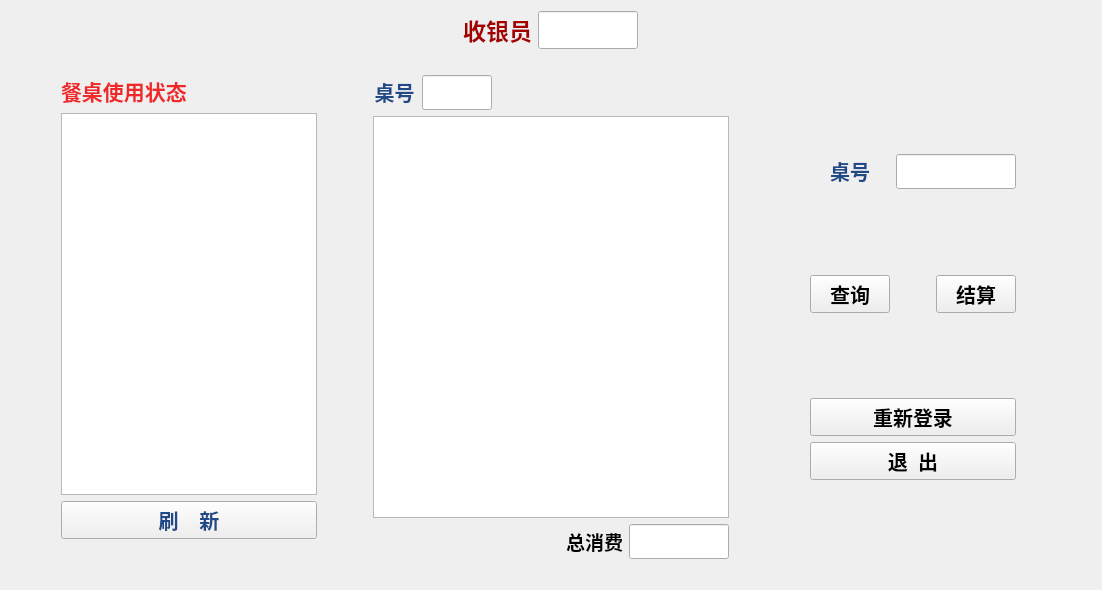
<?xml version="1.0" encoding="UTF-8"?>
<ui version="4.0">
 <class>childdorm</class>
 <widget class="QWidget" name="childdorm">
  <property name="geometry">
   <rect>
    <x>0</x>
    <y>0</y>
    <width>1102</width>
    <height>590</height>
   </rect>
  </property>
  <property name="maximumSize">
   <size>
    <width>1300</width>
    <height>700</height>
   </size>
  </property>
  <property name="windowTitle">
   <string>Form</string>
  </property>
  <layout class="QGridLayout" name="gridLayout_2">
   <item row="0" column="0">
    <layout class="QHBoxLayout" name="horizontalLayout_8">
     <item>
      <spacer name="horizontalSpacer_11">
       <property name="orientation">
        <enum>Qt::Horizontal</enum>
       </property>
       <property name="sizeHint" stdset="0">
        <size>
         <width>40</width>
         <height>20</height>
        </size>
       </property>
      </spacer>
     </item>
     <item>
      <spacer name="horizontalSpacer_9">
       <property name="orientation">
        <enum>Qt::Horizontal</enum>
       </property>
       <property name="sizeHint" stdset="0">
        <size>
         <width>40</width>
         <height>20</height>
        </size>
       </property>
      </spacer>
     </item>
     <item>
      <spacer name="horizontalSpacer_7">
       <property name="orientation">
        <enum>Qt::Horizontal</enum>
       </property>
       <property name="sizeHint" stdset="0">
        <size>
         <width>40</width>
         <height>20</height>
        </size>
       </property>
      </spacer>
     </item>
     <item>
      <layout class="QHBoxLayout" name="horizontalLayout">
       <item>
        <widget class="QLabel" name="label_4">
         <property name="font">
          <font>
           <family>AR PL UKai CN</family>
           <pointsize>17</pointsize>
           <weight>75</weight>
           <bold>true</bold>
          </font>
         </property>
         <property name="text">
          <string>&lt;html&gt;&lt;head/&gt;&lt;body&gt;&lt;p&gt;&lt;span style=&quot; color:#a40000;&quot;&gt;收银员&lt;/span&gt;&lt;/p&gt;&lt;/body&gt;&lt;/html&gt;</string>
         </property>
        </widget>
       </item>
       <item>
        <widget class="QLineEdit" name="lineEdit_4">
         <property name="maximumSize">
          <size>
           <width>100</width>
           <height>16777215</height>
          </size>
         </property>
         <property name="font">
          <font>
           <family>AR PL UKai HK</family>
           <pointsize>16</pointsize>
           <weight>75</weight>
           <bold>true</bold>
          </font>
         </property>
         <property name="styleSheet">
          <string notr="true">color: rgb(32, 74, 135);</string>
         </property>
         <property name="readOnly">
          <bool>true</bool>
         </property>
        </widget>
       </item>
      </layout>
     </item>
     <item>
      <spacer name="horizontalSpacer_8">
       <property name="orientation">
        <enum>Qt::Horizontal</enum>
       </property>
       <property name="sizeHint" stdset="0">
        <size>
         <width>40</width>
         <height>20</height>
        </size>
       </property>
      </spacer>
     </item>
     <item>
      <spacer name="horizontalSpacer_10">
       <property name="orientation">
        <enum>Qt::Horizontal</enum>
       </property>
       <property name="sizeHint" stdset="0">
        <size>
         <width>40</width>
         <height>20</height>
        </size>
       </property>
      </spacer>
     </item>
     <item>
      <spacer name="horizontalSpacer_12">
       <property name="orientation">
        <enum>Qt::Horizontal</enum>
       </property>
       <property name="sizeHint" stdset="0">
        <size>
         <width>40</width>
         <height>20</height>
        </size>
       </property>
      </spacer>
     </item>
    </layout>
   </item>
   <item row="2" column="0">
    <layout class="QHBoxLayout" name="horizontalLayout_9">
     <item>
      <layout class="QHBoxLayout" name="horizontalLayout_7">
       <item>
        <spacer name="horizontalSpacer_15">
         <property name="orientation">
          <enum>Qt::Horizontal</enum>
         </property>
         <property name="sizeHint" stdset="0">
          <size>
           <width>40</width>
           <height>20</height>
          </size>
         </property>
        </spacer>
       </item>
       <item>
        <layout class="QVBoxLayout" name="verticalLayout_4">
         <item>
          <widget class="QLabel" name="label_5">
           <property name="font">
            <font>
             <family>AR PL UKai CN</family>
             <pointsize>16</pointsize>
             <weight>75</weight>
             <bold>true</bold>
            </font>
           </property>
           <property name="text">
            <string>&lt;html&gt;&lt;head/&gt;&lt;body&gt;&lt;p&gt;&lt;span style=&quot; color:#ef2929;&quot;&gt;餐桌使用状态&lt;/span&gt;&lt;/p&gt;&lt;/body&gt;&lt;/html&gt;</string>
           </property>
          </widget>
         </item>
         <item>
          <widget class="QTableWidget" name="tableWidget_2">
           <property name="font">
            <font>
             <family>AR PL UKai CN</family>
             <pointsize>13</pointsize>
             <weight>75</weight>
             <bold>true</bold>
            </font>
           </property>
           <property name="styleSheet">
            <string notr="true"/>
           </property>
          </widget>
         </item>
         <item>
          <widget class="QPushButton" name="pushButton_5">
           <property name="font">
            <font>
             <family>AR PL UKai CN</family>
             <pointsize>15</pointsize>
             <weight>75</weight>
             <bold>true</bold>
            </font>
           </property>
           <property name="styleSheet">
            <string notr="true">color: rgb(32, 74, 135);</string>
           </property>
           <property name="text">
            <string>刷    新</string>
           </property>
          </widget>
         </item>
         <item>
          <spacer name="horizontalSpacer_17">
           <property name="orientation">
            <enum>Qt::Horizontal</enum>
           </property>
           <property name="sizeHint" stdset="0">
            <size>
             <width>40</width>
             <height>20</height>
            </size>
           </property>
          </spacer>
         </item>
        </layout>
       </item>
       <item>
        <spacer name="horizontalSpacer_14">
         <property name="orientation">
          <enum>Qt::Horizontal</enum>
         </property>
         <property name="sizeHint" stdset="0">
          <size>
           <width>40</width>
           <height>20</height>
          </size>
         </property>
        </spacer>
       </item>
      </layout>
     </item>
     <item>
      <layout class="QVBoxLayout" name="verticalLayout_3">
       <item>
        <layout class="QHBoxLayout" name="horizontalLayout_5">
         <item>
          <layout class="QHBoxLayout" name="horizontalLayout_2">
           <item>
            <widget class="QLabel" name="label">
             <property name="font">
              <font>
               <family>AR PL UKai CN</family>
               <pointsize>15</pointsize>
               <weight>75</weight>
               <bold>true</bold>
              </font>
             </property>
             <property name="text">
              <string>&lt;html&gt;&lt;head/&gt;&lt;body&gt;&lt;p align=&quot;center&quot;&gt;&lt;span style=&quot; color:#204a87;&quot;&gt;桌号&lt;/span&gt;&lt;/p&gt;&lt;/body&gt;&lt;/html&gt;</string>
             </property>
            </widget>
           </item>
           <item>
            <widget class="QLineEdit" name="lineEdit">
             <property name="maximumSize">
              <size>
               <width>70</width>
               <height>16777215</height>
              </size>
             </property>
             <property name="font">
              <font>
               <family>AR PL UKai CN</family>
               <pointsize>14</pointsize>
               <weight>75</weight>
               <bold>true</bold>
              </font>
             </property>
             <property name="styleSheet">
              <string notr="true">color: rgb(204, 0, 0);</string>
             </property>
             <property name="readOnly">
              <bool>true</bool>
             </property>
            </widget>
           </item>
          </layout>
         </item>
         <item>
          <spacer name="horizontalSpacer_13">
           <property name="orientation">
            <enum>Qt::Horizontal</enum>
           </property>
           <property name="sizeHint" stdset="0">
            <size>
             <width>40</width>
             <height>20</height>
            </size>
           </property>
          </spacer>
         </item>
         <item>
          <spacer name="horizontalSpacer_2">
           <property name="orientation">
            <enum>Qt::Horizontal</enum>
           </property>
           <property name="sizeHint" stdset="0">
            <size>
             <width>40</width>
             <height>20</height>
            </size>
           </property>
          </spacer>
         </item>
        </layout>
       </item>
       <item>
        <widget class="QTableWidget" name="tableWidget">
         <property name="font">
          <font>
           <family>AR PL UKai CN</family>
           <pointsize>13</pointsize>
           <weight>75</weight>
           <bold>true</bold>
          </font>
         </property>
        </widget>
       </item>
       <item>
        <layout class="QHBoxLayout" name="horizontalLayout_6">
         <item>
          <spacer name="horizontalSpacer_3">
           <property name="orientation">
            <enum>Qt::Horizontal</enum>
           </property>
           <property name="sizeHint" stdset="0">
            <size>
             <width>40</width>
             <height>20</height>
            </size>
           </property>
          </spacer>
         </item>
         <item>
          <widget class="QLabel" name="label_3">
           <property name="font">
            <font>
             <family>AR PL UKai CN</family>
             <pointsize>14</pointsize>
             <weight>75</weight>
             <bold>true</bold>
            </font>
           </property>
           <property name="text">
            <string>总消费</string>
           </property>
          </widget>
         </item>
         <item>
          <widget class="QLineEdit" name="lineEdit_3">
           <property name="maximumSize">
            <size>
             <width>100</width>
             <height>16777215</height>
            </size>
           </property>
           <property name="font">
            <font>
             <family>AR PL UKai CN</family>
             <pointsize>14</pointsize>
             <weight>75</weight>
             <bold>true</bold>
            </font>
           </property>
           <property name="styleSheet">
            <string notr="true">color: rgb(204, 0, 0);</string>
           </property>
           <property name="dragEnabled">
            <bool>true</bool>
           </property>
           <property name="readOnly">
            <bool>true</bool>
           </property>
          </widget>
         </item>
        </layout>
       </item>
      </layout>
     </item>
     <item>
      <layout class="QGridLayout" name="gridLayout">
       <item row="0" column="0">
        <spacer name="horizontalSpacer_4">
         <property name="orientation">
          <enum>Qt::Horizontal</enum>
         </property>
         <property name="sizeHint" stdset="0">
          <size>
           <width>40</width>
           <height>20</height>
          </size>
         </property>
        </spacer>
       </item>
       <item row="0" column="1">
        <layout class="QVBoxLayout" name="verticalLayout_2">
         <item>
          <spacer name="verticalSpacer_4">
           <property name="orientation">
            <enum>Qt::Vertical</enum>
           </property>
           <property name="sizeHint" stdset="0">
            <size>
             <width>20</width>
             <height>40</height>
            </size>
           </property>
          </spacer>
         </item>
         <item>
          <layout class="QHBoxLayout" name="horizontalLayout_3">
           <item>
            <widget class="QLabel" name="label_2">
             <property name="font">
              <font>
               <family>AR PL UKai CN</family>
               <pointsize>15</pointsize>
               <weight>75</weight>
               <bold>true</bold>
              </font>
             </property>
             <property name="text">
              <string>&lt;html&gt;&lt;head/&gt;&lt;body&gt;&lt;p align=&quot;center&quot;&gt;&lt;span style=&quot; color:#204a87;&quot;&gt;桌号&lt;/span&gt;&lt;/p&gt;&lt;/body&gt;&lt;/html&gt;</string>
             </property>
            </widget>
           </item>
           <item>
            <widget class="QLineEdit" name="lineEdit_2">
             <property name="maximumSize">
              <size>
               <width>120</width>
               <height>16777215</height>
              </size>
             </property>
             <property name="font">
              <font>
               <family>AR PL UKai CN</family>
               <pointsize>14</pointsize>
               <weight>75</weight>
               <bold>true</bold>
              </font>
             </property>
            </widget>
           </item>
          </layout>
         </item>
         <item>
          <spacer name="verticalSpacer">
           <property name="orientation">
            <enum>Qt::Vertical</enum>
           </property>
           <property name="sizeHint" stdset="0">
            <size>
             <width>20</width>
             <height>40</height>
            </size>
           </property>
          </spacer>
         </item>
         <item>
          <layout class="QHBoxLayout" name="horizontalLayout_4">
           <item>
            <widget class="QPushButton" name="pushButton">
             <property name="font">
              <font>
               <family>AR PL UKai CN</family>
               <pointsize>15</pointsize>
               <weight>75</weight>
               <bold>true</bold>
              </font>
             </property>
             <property name="text">
              <string>查询</string>
             </property>
             <property name="icon">
              <iconset resource="image.qrc">
               <normaloff>:/image/8.png</normaloff>:/image/8.png</iconset>
             </property>
            </widget>
           </item>
           <item>
            <spacer name="horizontalSpacer">
             <property name="orientation">
              <enum>Qt::Horizontal</enum>
             </property>
             <property name="sizeHint" stdset="0">
              <size>
               <width>40</width>
               <height>20</height>
              </size>
             </property>
            </spacer>
           </item>
           <item>
            <widget class="QPushButton" name="pushButton_2">
             <property name="font">
              <font>
               <family>AR PL UKai CN</family>
               <pointsize>15</pointsize>
               <weight>75</weight>
               <bold>true</bold>
              </font>
             </property>
             <property name="text">
              <string>结算</string>
             </property>
             <property name="icon">
              <iconset resource="image.qrc">
               <normaloff>:/image/12.png</normaloff>:/image/12.png</iconset>
             </property>
            </widget>
           </item>
          </layout>
         </item>
         <item>
          <spacer name="verticalSpacer_2">
           <property name="orientation">
            <enum>Qt::Vertical</enum>
           </property>
           <property name="sizeHint" stdset="0">
            <size>
             <width>20</width>
             <height>40</height>
            </size>
           </property>
          </spacer>
         </item>
         <item>
          <layout class="QVBoxLayout" name="verticalLayout">
           <item>
            <widget class="QPushButton" name="pushButton_4">
             <property name="font">
              <font>
               <family>AR PL UKai CN</family>
               <pointsize>15</pointsize>
               <weight>75</weight>
               <bold>true</bold>
              </font>
             </property>
             <property name="text">
              <string>重新登录</string>
             </property>
             <property name="icon">
              <iconset resource="image.qrc">
               <normaloff>:/image/18.png</normaloff>:/image/18.png</iconset>
             </property>
            </widget>
           </item>
           <item>
            <widget class="QPushButton" name="pushButton_3">
             <property name="font">
              <font>
               <family>AR PL UKai CN</family>
               <pointsize>15</pointsize>
               <weight>75</weight>
               <bold>true</bold>
              </font>
             </property>
             <property name="text">
              <string>退  出</string>
             </property>
             <property name="icon">
              <iconset resource="image.qrc">
               <normaloff>:/image/14.png</normaloff>:/image/14.png</iconset>
             </property>
            </widget>
           </item>
          </layout>
         </item>
         <item>
          <spacer name="verticalSpacer_3">
           <property name="orientation">
            <enum>Qt::Vertical</enum>
           </property>
           <property name="sizeHint" stdset="0">
            <size>
             <width>20</width>
             <height>40</height>
            </size>
           </property>
          </spacer>
         </item>
        </layout>
       </item>
       <item row="0" column="2">
        <spacer name="horizontalSpacer_5">
         <property name="orientation">
          <enum>Qt::Horizontal</enum>
         </property>
         <property name="sizeHint" stdset="0">
          <size>
           <width>40</width>
           <height>20</height>
          </size>
         </property>
        </spacer>
       </item>
      </layout>
     </item>
    </layout>
   </item>
   <item row="3" column="0">
    <spacer name="horizontalSpacer_6">
     <property name="orientation">
      <enum>Qt::Horizontal</enum>
     </property>
     <property name="sizeHint" stdset="0">
      <size>
       <width>40</width>
       <height>20</height>
      </size>
     </property>
    </spacer>
   </item>
   <item row="1" column="0">
    <spacer name="horizontalSpacer_16">
     <property name="orientation">
      <enum>Qt::Horizontal</enum>
     </property>
     <property name="sizeHint" stdset="0">
      <size>
       <width>1081</width>
       <height>20</height>
      </size>
     </property>
    </spacer>
   </item>
  </layout>
 </widget>
 <resources>
  <include location="image.qrc"/>
 </resources>
 <connections/>
</ui>
